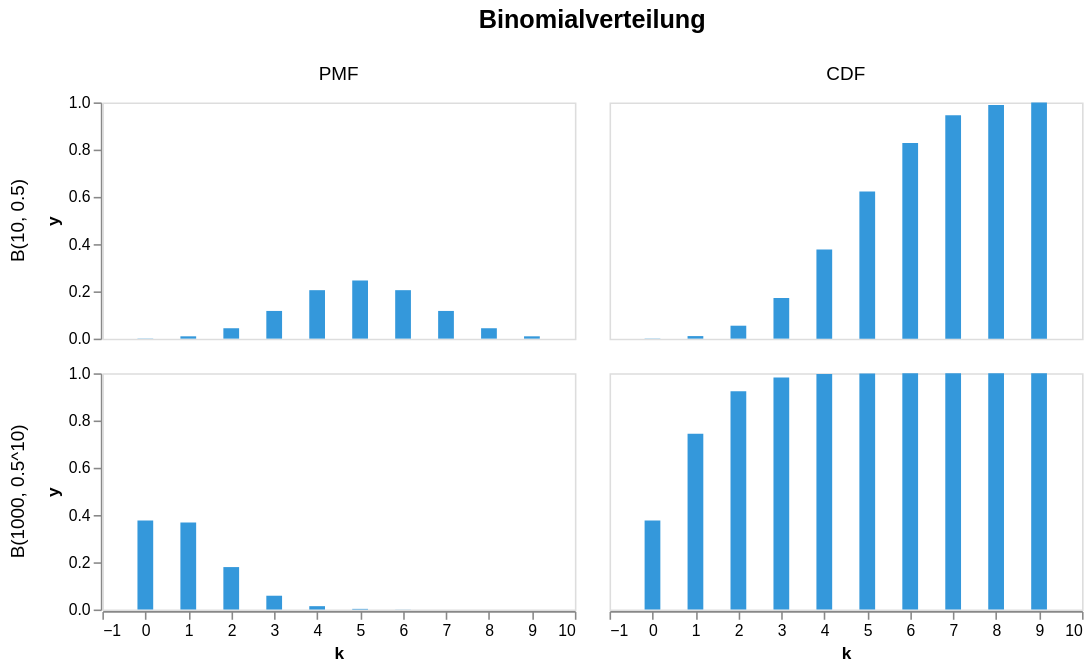

Notebook code cell kept with this figure:
### Code cell
import altair as alt
df = pd.concat([b1,b2])
df = df.melt(id_vars=["x", "params"], value_vars=["PMF", "CDF"], var_name="type", value_name="y")
alt.Chart(df).mark_bar(
    opacity=1,
    size=10,
    fill="#3498db"
).encode(
    x=alt.X("x", title="k"),
    y="y"
).properties(
    width=300,
    height=150
).facet(
    row=alt.Row("params", title=None),
    column=alt.Column("type", sort=["PMF", "CDF"], title="Binomialverteilung")
).configure_header(
    labelFontSize=12,
    titleFontSize=16
).configure_axis(
    grid=False
)

### Figure 1 — Vega-Lite specification as saved in the notebook (floating-point values rounded to 4 significant figures)
{"config": {"view": {"continuousWidth": 400, "continuousHeight": 300}, "axis": {"grid": false}, "header": {"labelFontSize": 12, "titleFontSize": 16}}, "data": {"name": "data-fd08c7ff67a2de99d6bb02a01356e0c0"}, "facet": {"column": {"type": "nominal", "field": "type", "sort": ["PMF", "CDF"], "title": "Binomialverteilung"}, "row": {"type": "nominal", "field": "params", "title": null}}, "spec": {"mark": {"type": "bar", "fill": "#3498db", "opacity": 1, "size": 10}, "encoding": {"x": {"type": "quantitative", "field": "x", "title": "k"}, "y": {"type": "quantitative", "field": "y"}}, "height": 150, "width": 300}, "$schema": "https://vega.github.io/schema/vega-lite/v4.8.1.json", "datasets": {"data-fd08c7ff67a2de99d6bb02a01356e0c0": [{"x": 0, "params": "B(10, 0.5)", "type": "PMF", "y": 0.0009766}, {"x": 1, "params": "B(10, 0.5)", "type": "PMF", "y": 0.009766}, {"x": 2, "params": "B(10, 0.5)", "type": "PMF", "y": 0.04395}, {"x": 3, "params": "B(10, 0.5)", "type": "PMF", "y": 0.1172}, {"x": 4, "params": "B(10, 0.5)", "type": "PMF", "y": 0.2051}, {"x": 5, "params": "B(10, 0.5)", "type": "PMF", "y": 0.2461}, {"x": 6, "params": "B(10, 0.5)", "type": "PMF", "y": 0.2051}, {"x": 7, "params": "B(10, 0.5)", "type": "PMF", "y": 0.1172}, {"x": 8, "params": "B(10, 0.5)", "type": "PMF", "y": 0.04395}, {"x": 9, "params": "B(10, 0.5)", "type": "PMF", "y": 0.009766}, {"x": 0, "params": "B(1000, 0.5^10)", "type": "PMF", "y": 0.3764}, {"x": 1, "params": "B(1000, 0.5^10)", "type": "PMF", "y": 0.368}, {"x": 2, "params": "B(1000, 0.5^10)", "type": "PMF", "y": 0.1797}, {"x": 3, "params": "B(1000, 0.5^10)", "type": "PMF", "y": 0.05842}, {"x": 4, "params": "B(1000, 0.5^10)", "type": "PMF", "y": 0.01423}, {"x": 5, "params": "B(1000, 0.5^10)", "type": "PMF", "y": 0.002772}, {"x": 6, "params": "B(1000, 0.5^10)", "type": "PMF", "y": 0.0004493}, {"x": 7, "params": "B(1000, 0.5^10)", "type": "PMF", "y": 6.237e-05}, {"x": 8, "params": "B(1000, 0.5^10)", "type": "PMF", "y": 7.568e-06}, {"x": 9, "params": "B(1000, 0.5^10)", "type": "PMF", "y": 8.154e-07}, {"x": 0, "params": "B(10, 0.5)", "type": "CDF", "y": 0.0009766}, {"x": 1, "params": "B(10, 0.5)", "type": "CDF", "y": 0.01074}, {"x": 2, "params": "B(10, 0.5)", "type": "CDF", "y": 0.05469}, {"x": 3, "params": "B(10, 0.5)", "type": "CDF", "y": 0.1719}, {"x": 4, "params": "B(10, 0.5)", "type": "CDF", "y": 0.377}, {"x": 5, "params": "B(10, 0.5)", "type": "CDF", "y": 0.623}, {"x": 6, "params": "B(10, 0.5)", "type": "CDF", "y": 0.8281}, {"x": 7, "params": "B(10, 0.5)", "type": "CDF", "y": 0.9453}, {"x": 8, "params": "B(10, 0.5)", "type": "CDF", "y": 0.9893}, {"x": 9, "params": "B(10, 0.5)", "type": "CDF", "y": 0.999}, {"x": 0, "params": "B(1000, 0.5^10)", "type": "CDF", "y": 0.3764}, {"x": 1, "params": "B(1000, 0.5^10)", "type": "CDF", "y": 0.7444}, {"x": 2, "params": "B(1000, 0.5^10)", "type": "CDF", "y": 0.924}, {"x": 3, "params": "B(1000, 0.5^10)", "type": "CDF", "y": 0.9825}, {"x": 4, "params": "B(1000, 0.5^10)", "type": "CDF", "y": 0.9967}, {"x": 5, "params": "B(1000, 0.5^10)", "type": "CDF", "y": 0.9995}, {"x": 6, "params": "B(1000, 0.5^10)", "type": "CDF", "y": 0.9999}, {"x": 7, "params": "B(1000, 0.5^10)", "type": "CDF", "y": 1.0}, {"x": 8, "params": "B(1000, 0.5^10)", "type": "CDF", "y": 1.0}, {"x": 9, "params": "B(1000, 0.5^10)", "type": "CDF", "y": 1.0}]}}
